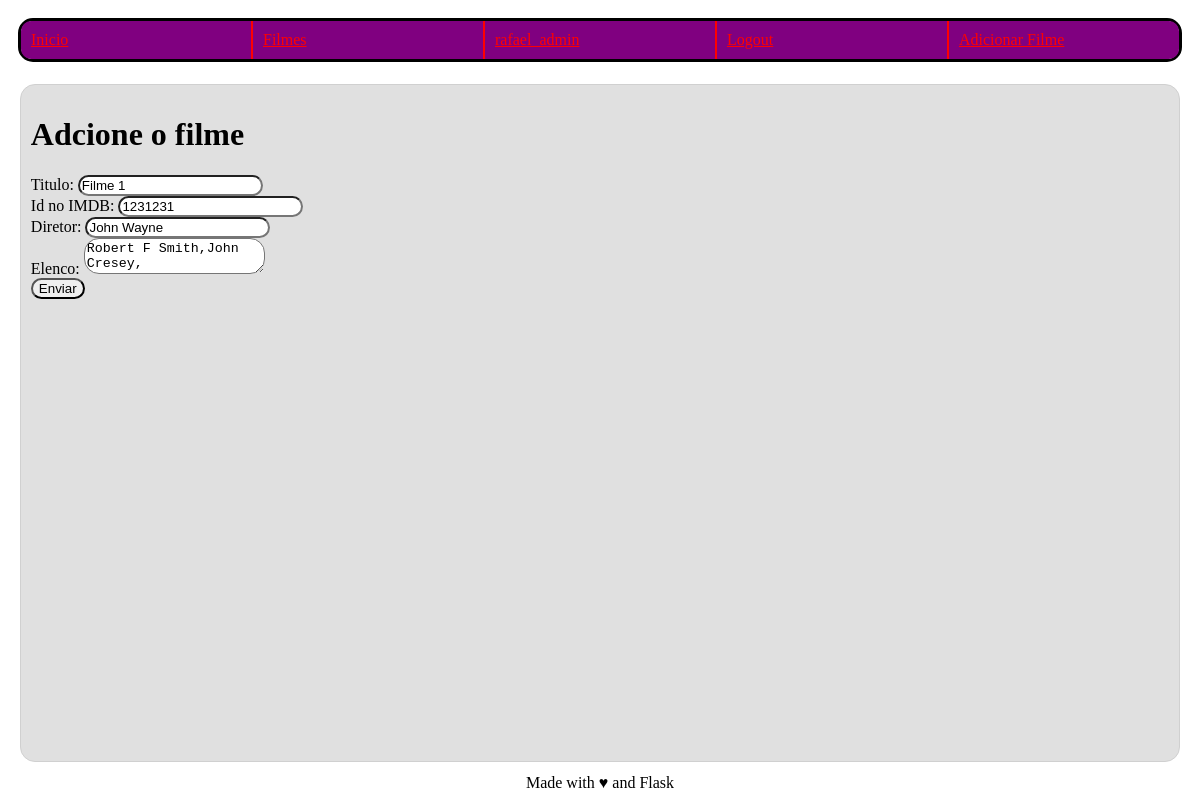
/filme/editar/3 (signed in), run on the app's committed database.
### imdb/usuario/models.py (models this page shows, shortened)
class Usuario(db.Model, UserMixin):
   bcrypt = Bcrypt()
   __tablename__ = 'usuario'
   id = db.Column(db.Integer, primary_key=True)
   email = db.Column(db.String(80), unique=True, nullable=False)
   username = db.Column(db.String(80), unique=True, nullable=False)
   senha = db.Column(db.String(255),nullable = False)
   funcao = db.Column(db.String(50), server_default="user", nullable=False) #admin ou normal
   avaliacoes = db.relationship(Avaliacao, backref='usuario', lazy= True)

### imdb/filme/models.py (models this page shows, shortened)
class Filme(db.Model):
   __tablename__ = 'filme'
   id = db.Column(db.Integer, primary_key=True)
   titulo = db.Column(db.String(160), unique=True, nullable=False)
   id_imdb = db.Column(db.String(7), unique=True, nullable=False)
   atores = db.Column(db.String(1000), nullable=False)
   diretor = db.Column(db.String(160), nullable=False)
   avaliacoes = db.relationship('Avaliacao', cascade="all,delete", backref='filme', lazy= True)

### imdb/filme/views.py (the view, shortened to what this page needs)
@filme.route("/editar/<filme_id>", methods=["GET", "POST"])
@admin_required()
def editar(filme_id):
    if request.method == "GET":
        filme = Filme.query.get_or_404(filme_id)
        return render_template("editar.html.j2", filme=filme)

### imdb/__init__.py (called while the page is built)
def admin_required(role=["admin"]):
    def wrapper(fn):
        @wraps(fn)
        def decorated_view(*args, **kwargs):
            if not current_user.is_authenticated:
               return current_app.login_manager.unauthorized()
            funcao = current_user.funcao
            if ((funcao not in role) and (role != ["admin"])):
                flash("Você não tem permissão para acessar essa página.")
                return redirect(url_for('principal.index'))
            return fn(*args, **kwargs)
        return decorated_view
    return wrapper

### imdb/usuario/models.py (called while the page is built)
@login_manager.user_loader
def load_user(user_id):
    return Usuario.query.get(user_id)

### imdb/filme/templates/editar.html.j2 (shortened to what this page needs)
{% extends "base.html.j2" %}
{% block content %}
  <h1>Adcione o filme</h1>
  <form action="{{url_for('filme.editar', filme_id=filme.id)}}" method="POST">
     <div>
        <label for="titulo">Titulo:</label>
        <input type="text" name="titulo" value="{{filme.titulo}}"/>
     </div>
     <div>
        <label for="imdb_id">Id no IMDB:</label>
        <input type="text" name="imdb_id" value="{{filme.id_imdb}}"/>
     </div>
     <div>
        <label for="diretor">Diretor:</label>
        <input type="text" name="diretor" value="{{filme.diretor}}"/>
     </div>
     <div>
        <label for="atores">Elenco:</label>
        <textarea type="text" name="atores" placeholder="Robert Downey Jr., Chris Evans">
{% for ator in filme.atores.split(',')%}{{ator}},{%endfor%}</textarea>
     </div>
     <input type="submit" value="Enviar"/>
  </form>
{% endblock %}

### imdb/templates/base.html.j2 (shortened to what this page needs)
<!DOCTYPE html>
<html>
  <head>
    {% block head %}
    <link rel="stylesheet" href="{{ url_for('static', filename='styles/style.css') }}">
    {% endblock %}
  </head>
  <body>
    {% block navbar %}
      <nav>
        <a href="{{url_for('principal.index')}}">Inicio</a>
        <a href="{{url_for('filme.lista')}}">Filmes</a>
        {% if not current_user.is_authenticated %}
          <a href="{{url_for('principal.login')}}">Login</a>
          <a href="{{url_for('usuario.cadastrar_usuario')}}">Cadastrar</a>
        {% else %}
          <a href="{{url_for('usuario.perfil')}}">{{current_user.username}}</a>
          <a href="{{url_for('principal.logout')}}">Logout</a>
        {% endif %}
        {% if current_user.funcao == "admin" %}
          <a href="{{url_for('filme.adicionar')}}">Adicionar Filme</a>
        {% endif %}
      </nav>
    {% endblock %}
    <div id="content">{% block content %}{% endblock %}</div>
    <div id="footer">
      {% block footer %}
      Made with &hearts; and Flask
      {% endblock %}
    </div>
  </body>
</html>

### imdb/static/styles/style.css (style rules this page uses)
#content { margin: 1%; background-color: #e0e0e0; border-color: #d0d0d0; border-style: solid; border-width: thin; border-radius: 15px }
#footer { align-self: center; }
nav { margin: 10px; border-style: solid; display: flex; flex-wrap: wrap; }
nav a { flex: 1; padding: 10px; margin: 0px; float: left; background-color: purple; color: red; border-top-right-radius: 0; border-bottom-right-radius: 0; }
nav a:nth-child(n+2) { border-left-style: solid; border-radius: 0; border-left-width: 2px; }
nav a:first-child { border-left: 0px; border-top-left-radius: 10px; border-bottom-left-radius: 10px; }
nav a:last-child { border-right: 0px; border-top-right-radius: 10px; border-bottom-right-radius: 10px; }
html, body { height: 100%; display: flex; flex-direction: column; }
#content { height: 100%; padding: 10px; }
* { border-radius: 15px; }

### data on the page
Usuario: username "rafael_admin"
Filme: titulo "Filme 1", imdb_id "1231231", diretor "John Wayne", atores "Robert F Smith,John Cresey,"
